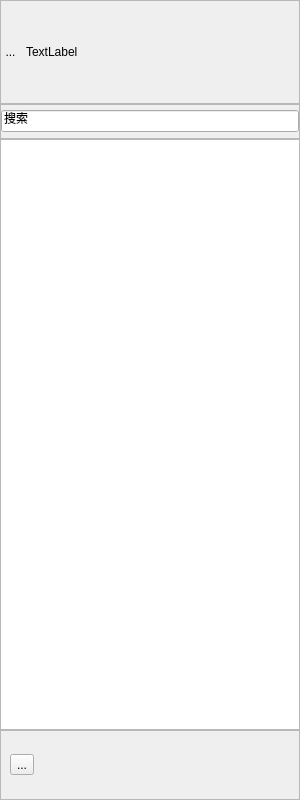
<?xml version="1.0" encoding="UTF-8"?>
<ui version="4.0">
 <class>friendlist</class>
 <widget class="QWidget" name="friendlist">
  <property name="geometry">
   <rect>
    <x>0</x>
    <y>0</y>
    <width>300</width>
    <height>800</height>
   </rect>
  </property>
  <property name="windowTitle">
   <string>Form</string>
  </property>
  <layout class="QVBoxLayout" name="verticalLayout_2" stretch="3,1,17,2">
   <property name="spacing">
    <number>0</number>
   </property>
   <property name="leftMargin">
    <number>0</number>
   </property>
   <property name="topMargin">
    <number>0</number>
   </property>
   <property name="rightMargin">
    <number>0</number>
   </property>
   <property name="bottomMargin">
    <number>0</number>
   </property>
   <item>
    <widget class="QFrame" name="frame_2">
     <property name="styleSheet">
      <string notr="true">QFrame {
background-image:url(:/image/CZBJ.png);
}</string>
     </property>
     <property name="frameShape">
      <enum>QFrame::StyledPanel</enum>
     </property>
     <property name="frameShadow">
      <enum>QFrame::Raised</enum>
     </property>
     <layout class="QHBoxLayout" name="horizontalLayout">
      <property name="leftMargin">
       <number>0</number>
      </property>
      <property name="topMargin">
       <number>0</number>
      </property>
      <property name="rightMargin">
       <number>0</number>
      </property>
      <property name="bottomMargin">
       <number>0</number>
      </property>
      <item>
       <widget class="QToolButton" name="toolButton">
        <property name="styleSheet">
         <string notr="true">QToolButton { 
border-radius:150px; //圆角大小
}
</string>
        </property>
        <property name="text">
         <string>...</string>
        </property>
       </widget>
      </item>
      <item>
       <widget class="QWidget" name="widget_2" native="true">
        <layout class="QVBoxLayout" name="verticalLayout">
         <property name="leftMargin">
          <number>0</number>
         </property>
         <property name="topMargin">
          <number>0</number>
         </property>
         <property name="rightMargin">
          <number>0</number>
         </property>
         <property name="bottomMargin">
          <number>0</number>
         </property>
         <item>
          <spacer name="verticalSpacer">
           <property name="orientation">
            <enum>Qt::Vertical</enum>
           </property>
           <property name="sizeHint" stdset="0">
            <size>
             <width>0</width>
             <height>40</height>
            </size>
           </property>
          </spacer>
         </item>
         <item>
          <widget class="QLabel" name="label">
           <property name="text">
            <string>TextLabel</string>
           </property>
          </widget>
         </item>
         <item>
          <spacer name="verticalSpacer_2">
           <property name="orientation">
            <enum>Qt::Vertical</enum>
           </property>
           <property name="sizeHint" stdset="0">
            <size>
             <width>0</width>
             <height>40</height>
            </size>
           </property>
          </spacer>
         </item>
        </layout>
       </widget>
      </item>
     </layout>
    </widget>
   </item>
   <item>
    <widget class="QFrame" name="frame_3">
     <property name="styleSheet">
      <string notr="true">QFrame {
background-image:url(:/image/CZBJ.png);
}</string>
     </property>
     <property name="frameShape">
      <enum>QFrame::StyledPanel</enum>
     </property>
     <property name="frameShadow">
      <enum>QFrame::Raised</enum>
     </property>
     <layout class="QHBoxLayout" name="horizontalLayout_2">
      <property name="leftMargin">
       <number>0</number>
      </property>
      <property name="topMargin">
       <number>0</number>
      </property>
      <property name="rightMargin">
       <number>0</number>
      </property>
      <property name="bottomMargin">
       <number>0</number>
      </property>
      <item>
       <widget class="MyLineEdit" name="searchline">
        <property name="text">
         <string>搜索</string>
        </property>
       </widget>
      </item>
     </layout>
    </widget>
   </item>
   <item>
    <widget class="QListWidget" name="listWidget"/>
   </item>
   <item>
    <widget class="QFrame" name="frame">
     <property name="frameShape">
      <enum>QFrame::StyledPanel</enum>
     </property>
     <property name="frameShadow">
      <enum>QFrame::Raised</enum>
     </property>
     <layout class="QVBoxLayout" name="verticalLayout_3">
      <item>
       <widget class="QToolButton" name="addfriend">
        <property name="text">
         <string>...</string>
        </property>
        <property name="icon">
         <iconset resource="res.qrc">
          <normaloff>:/image/jhys.jpg</normaloff>:/image/jhys.jpg</iconset>
        </property>
        <property name="iconSize">
         <size>
          <width>40</width>
          <height>40</height>
         </size>
        </property>
       </widget>
      </item>
     </layout>
    </widget>
   </item>
  </layout>
 </widget>
 <customwidgets>
  <customwidget>
   <class>MyLineEdit</class>
   <extends>QLineEdit</extends>
   <header>mylineedit.h</header>
  </customwidget>
 </customwidgets>
 <resources>
  <include location="res.qrc"/>
 </resources>
 <connections/>
</ui>
